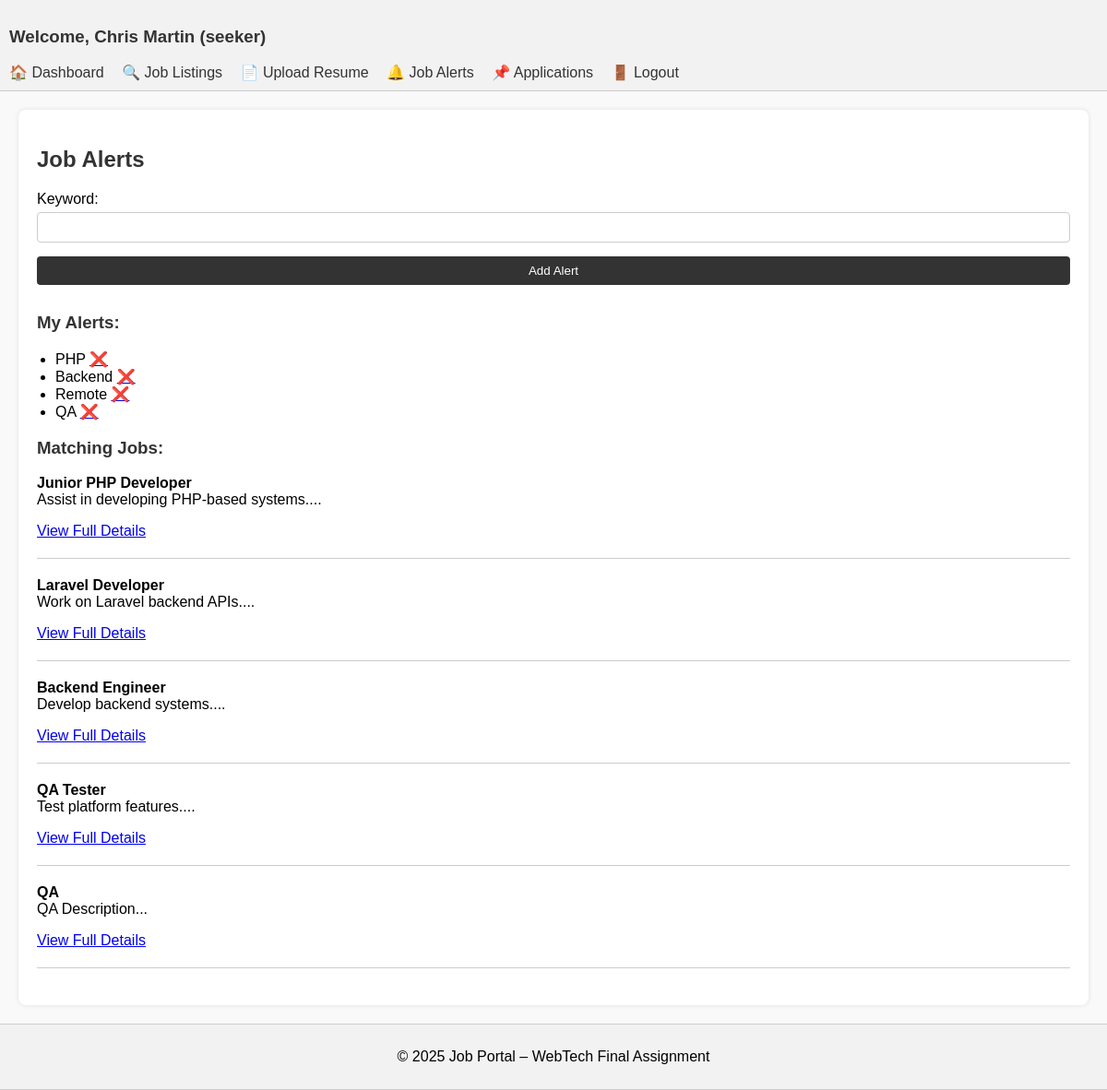
The page /dashboard/job_alerts.php (signed in) on the database its author committed.
### tables this page shows
CREATE TABLE `job_alerts` (
  `id` int(11) NOT NULL,
  `user_id` int(11) NOT NULL,
  `keywords` varchar(255) NOT NULL,
  `created_at` timestamp NOT NULL DEFAULT current_timestamp()
);

CREATE TABLE `jobs` (
  `id` int(11) NOT NULL,
  `employer_id` int(11) NOT NULL,
  `title` varchar(150) NOT NULL,
  `description` text NOT NULL,
  `location` varchar(100) DEFAULT NULL,
  `salary` varchar(100) DEFAULT NULL,
  `created_at` timestamp NOT NULL DEFAULT current_timestamp()
);

### dashboard/job_alerts.php (the view, shortened to what this page needs)
<?php include 'header.php'; ?>
<?php
require_once '../config/db.php';
$stmt = $conn->prepare("SELECT id, keywords FROM job_alerts WHERE user_id = ?");
$stmt->bind_param("i", $_SESSION['user_id']);
$stmt->execute();
$alerts = $stmt->get_result();
?>
<h2>Job Alerts</h2>
<form method="POST">
    <label>Keyword:</label>
    <input type="text" name="keyword" required>
    <button type="submit">Add Alert</button>
</form>
<h3>My Alerts:</h3>
<ul>
    <?php while ($row = $alerts->fetch_assoc()): ?>
        <li>
            <?php echo htmlspecialchars($row['keywords']); ?>
            <a href="?delete=<?php echo $row['id']; ?>" onclick="return confirm('Delete this alert?')">❌</a>
        </li>
    <?php endwhile; ?>
</ul>
<?php
echo "<h3>Matching Jobs:</h3>";
foreach ($alerts as $alert) {
    $keyword = "%" . $alert['keywords'] . "%";
    $stmt = $conn->prepare("SELECT id, title, description FROM jobs WHERE title LIKE ? OR description LIKE ?");
    $stmt->bind_param("ss", $keyword, $keyword);
    $stmt->execute();
    $results = $stmt->get_result();
    while ($job = $results->fetch_assoc()) {
        echo "<p><strong>" . htmlspecialchars($job['title']) . "</strong><br>";
        echo htmlspecialchars(substr($job['description'], 0, 100)) . "...</p>";
        echo '<a href="job_view.php?id=' . $job['id'] . '">View Full Details</a><hr>';
    }
}
?>
<?php include 'footer.php'; ?>

### css/style.css (style rules this page uses)
body { font-family: Arial, sans-serif; margin: 0; padding: 0; background: #f9f9f9; }
form { margin-bottom: 20px; }
input, textarea, select, button { padding: 8px; margin-top: 5px; margin-bottom: 10px; width: 100%; box-sizing: border-box; border: 1px solid #ccc; border-radius: 4px; }
button { background-color: #333; color: white; border: none; cursor: pointer; }
h2, h3 { color: #333; }
ul { padding-left: 20px; }
hr { border: 0; border-top: 1px solid #ccc; margin: 20px 0; }

### rows shown on the page
job_alerts: keywords "PHP"
job_alerts: keywords "Backend"
job_alerts: keywords "Remote"
job_alerts: keywords "QA"
jobs: title "Junior PHP Developer", description "Assist in developing PHP-based systems."
jobs: title "Laravel Developer", description "Work on Laravel backend APIs."
jobs: title "Backend Engineer", description "Develop backend systems."
jobs: title "QA Tester", description "Test platform features."
jobs: title "QA", description "QA Description"

### other values the page prints
$_SESSION['user_name'] "Chris Martin"
$_SESSION['user_type'] "seeker"
